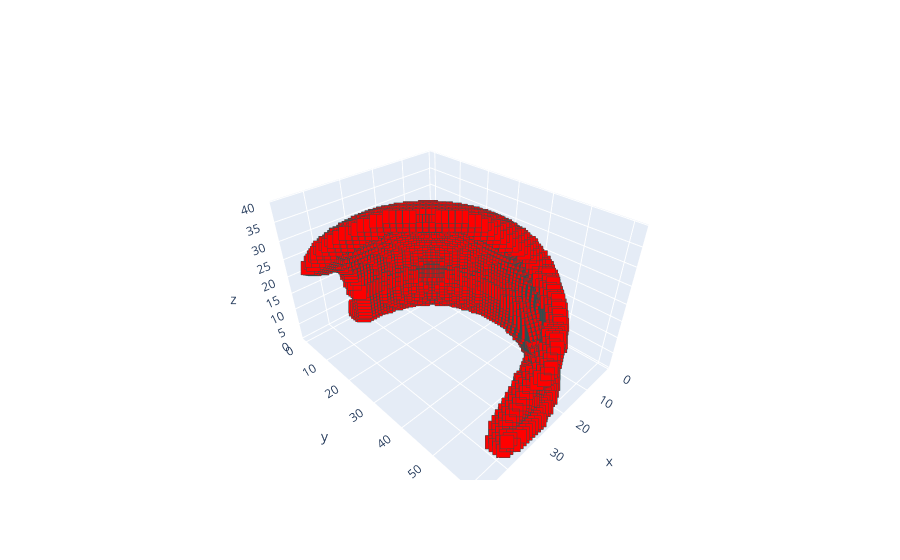

The cell this chart's notebook holds for it:
### Code cell
ut.plot(vox_frag)

### Figure 1 — Plotly figure (JSON) as saved in the notebook; plotly's stock layout.template omitted (floating-point values rounded to 4 significant figures; data arrays with more than 128 entries replaced by an {"elided": "..."} marker saying what was removed)
{"data": [{"marker": {"color": "red", "line": {"color": "DarkSlateGrey", "width": 2}, "size": 5, "symbol": "square"}, "mode": "markers", "type": "scatter3d", "x": {"elided": "9634 int values"}, "y": {"elided": "9634 int values"}, "z": {"elided": "9634 int values"}}], "layout": {}}
